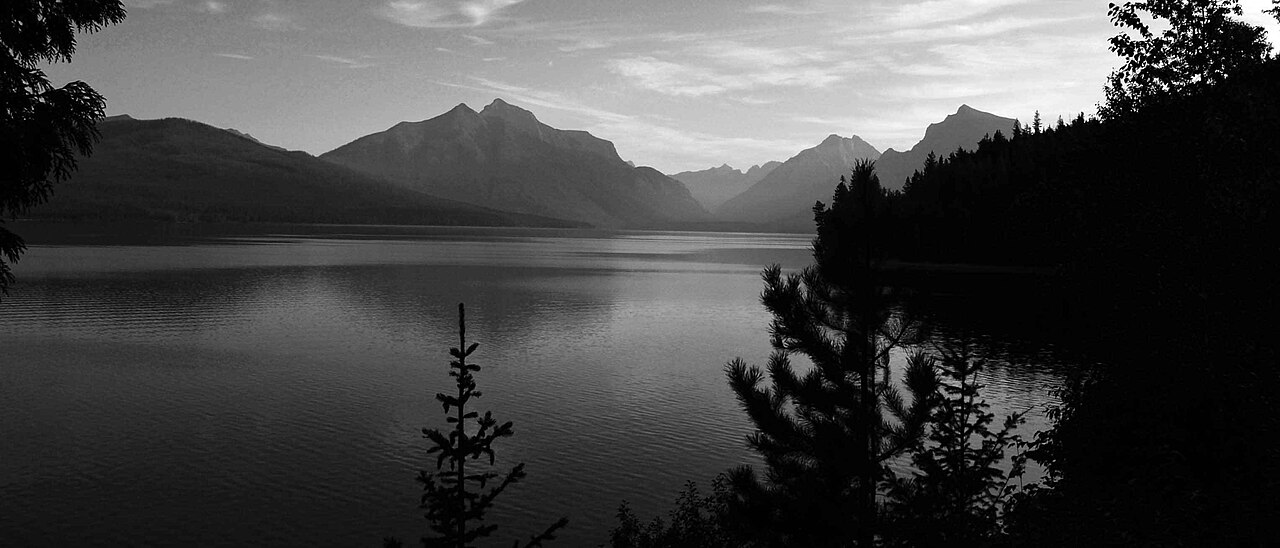
#> input picture tests/fixtures/color_correction/d60_03r/real_mountain_lake_landscape.jpg, 1280 x 548 px
$ python -i compression_repair.py   (imports and definitions only)   (older library calls are emulated)
#> lines starting #> are read from the running program, lines starting #| are printed output that depends on the picture; after the words box and inside, x2 and y2 are one past the last pixel; in counts of white or black regions, pixels touching at a corner belong together
#> further down, picture is the input picture: shape (548, 1280, 3); min 0, max 255, mean 69.2
### engine/analysis/edge_classifier.py
from __future__ import annotations

import cv2
import numpy as np


def _safe_uint8_mask(mask: np.ndarray) -> np.ndarray:
    return np.where(mask > 0, 255, 0).astype("uint8")


# [16 lines left out: function highlight_mask, not called in this run]


def compression_block_mask(image: np.ndarray) -> np.ndarray:
    """Estimate JPEG/block artifacts using grid discontinuity and flat areas."""
    gray = cv2.cvtColor(image, cv2.COLOR_BGR2GRAY)
    height, width = gray.shape[:2]
#> height = 548; width = 1280
    gx = cv2.absdiff(gray[:, 1:], gray[:, :-1])
    gy = cv2.absdiff(gray[1:, :], gray[:-1, :])
    grid = np.zeros_like(gray, dtype="uint8")
    if width > 16:
        vertical = np.zeros_like(gray, dtype="uint8")
        vertical[:, 8::8] = 255
        jumps = np.zeros_like(gray, dtype="uint8")
        jumps[:, 1:] = gx
        grid = cv2.max(grid, cv2.bitwise_and(vertical, _safe_uint8_mask(jumps > 8)))
#> in _safe_uint8_mask, `return np.where(mask > 0, 255, 0).astype("uint8")`: returned value: shape (548, 1280); 9.2% white in thin lines or dots
#> grid: shape (548, 1280); 1.5% white in thin lines or dots
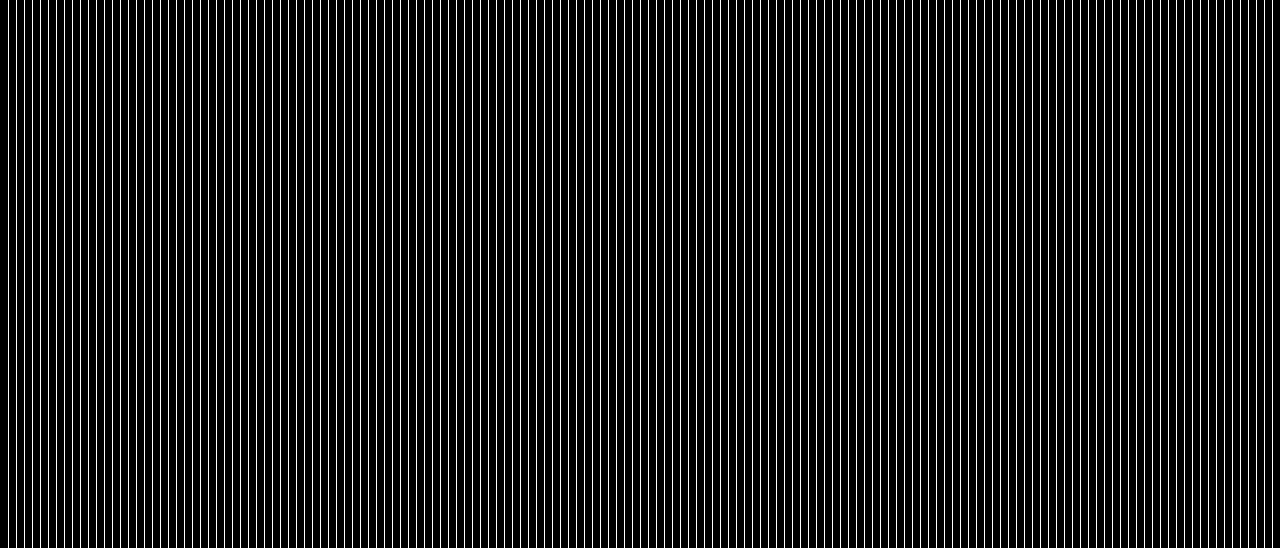
#> vertical: shape (548, 1280); 12.4% white in thin lines or dots
    if height > 16:
        horizontal = np.zeros_like(gray, dtype="uint8")
        horizontal[8::8, :] = 255
        jumps = np.zeros_like(gray, dtype="uint8")
        jumps[1:, :] = gy
        grid = cv2.max(grid, cv2.bitwise_and(horizontal, _safe_uint8_mask(jumps > 8)))
#> in _safe_uint8_mask (call 2), `return np.where(mask > 0, 255, 0).astype("uint8")`: returned value: shape (548, 1280); 15.5% white in thin lines or dots
#> grid: shape (548, 1280); 3.4% white in thin lines or dots
#> horizontal: shape (548, 1280); 12.4% white in thin lines or dots
    flat = cv2.Laplacian(gray, cv2.CV_32F)
    flat_mask = _safe_uint8_mask(np.abs(flat) < 4.5)
#> in _safe_uint8_mask (call 3), `return np.where(mask > 0, 255, 0).astype("uint8")`: returned value: shape (548, 1280); 53.4% white; 11576 black regions (11145 under 20 px), largest, box (x1, y1, x2, y2) and area: (0, 0, 1280, 548) 258131, (597, 2, 771, 109) 4208, (748, 36, 925, 97) 2715
    grid = cv2.dilate(grid, cv2.getStructuringElement(cv2.MORPH_RECT, (3, 3)), iterations=1)
#> grid: shape (548, 1280); 15.5% white; 2583 white regions (1824 under 20 px), largest, box (x1, y1, x2, y2) and area: (863, 305, 1076, 498) 12551, (1079, 0, 1252, 128) 7139, (0, 239, 326, 346) 6933
    return cv2.bitwise_and(grid, flat_mask)
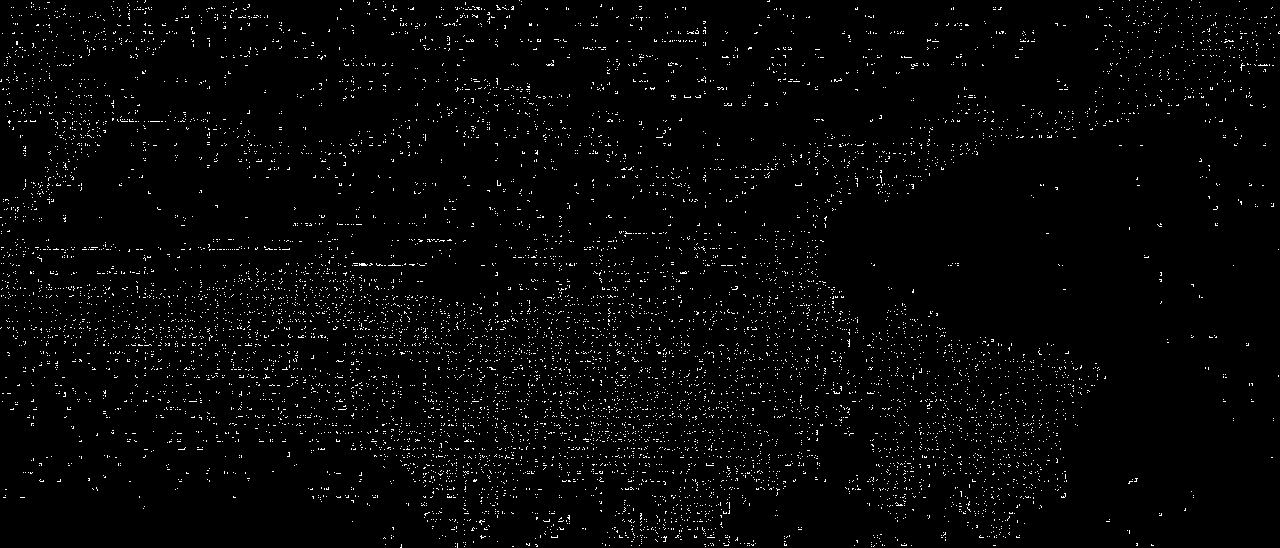
#> returned value: shape (548, 1280); 2.3% white in thin lines or dots
#> in normalized_mask, `return np.clip(mask.astype("float32") / 255.0, 0.0, 1.0)`: returned value: shape (548, 1280) float32; values 0 (black) and 1 (white), 2.3% white in thin lines or dots


def true_edge_mask(image: np.ndarray, exclude_highlights: bool = True) -> np.ndarray:
    """Classify stable structural edges and reject noise, blocks and highlights."""
#> called with exclude_highlights = False
    gray = cv2.cvtColor(image, cv2.COLOR_BGR2GRAY)
    gray = cv2.GaussianBlur(gray, (0, 0), 0.6)
    median = float(np.median(gray))
#> median = 47
    lower = int(max(18, 0.58 * median))
#> lower = 27
    upper = int(min(210, max(lower + 24, 1.28 * median)))
#> upper = 60
    edges = cv2.Canny(gray, lower, upper, L2gradient=True)
#> edges: shape (548, 1280); 7.7% white in thin lines or dots

    grad_x = cv2.Sobel(gray, cv2.CV_32F, 1, 0, ksize=3)
    grad_y = cv2.Sobel(gray, cv2.CV_32F, 0, 1, ksize=3)
    magnitude = cv2.magnitude(grad_x, grad_y)
    stable = _safe_uint8_mask(magnitude > max(10.0, float(np.percentile(magnitude, 72))))
#> in _safe_uint8_mask (call 4), `return np.where(mask > 0, 255, 0).astype("uint8")`:
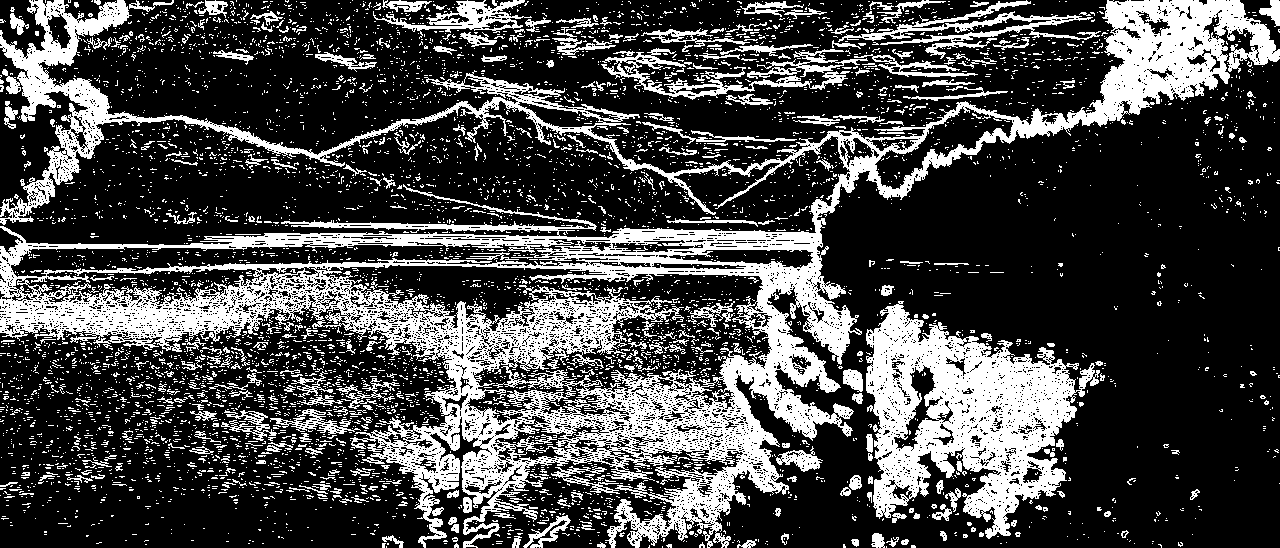
#> returned value: shape (548, 1280); 28% white; 6029 white regions (5666 under 20 px), largest, box (x1, y1, x2, y2) and area: (0, 0, 1280, 548) 115761, (866, 301, 1100, 539) 26158, (838, 0, 1101, 59) 2987
    mask = cv2.bitwise_and(edges, stable)
#> mask: shape (548, 1280); 7.7% white in thin lines or dots

    # Favor coherent lines and contours over isolated speckles.
    line_h = cv2.morphologyEx(mask, cv2.MORPH_CLOSE, cv2.getStructuringElement(cv2.MORPH_RECT, (5, 1)))
#> line_h: shape (548, 1280); 11.4% white; 489 white regions (256 under 20 px), largest, box (x1, y1, x2, y2) and area: (0, 0, 1280, 224) 14521, (844, 305, 1076, 519) 14091, (182, 271, 672, 548) 12860
    line_v = cv2.morphologyEx(mask, cv2.MORPH_CLOSE, cv2.getStructuringElement(cv2.MORPH_RECT, (1, 5)))
#> line_v: shape (548, 1280); 14.6% white; 242 white regions (110 under 20 px), largest, box (x1, y1, x2, y2) and area: (0, 200, 854, 437) 30148, (458, 296, 783, 548) 23594, (963, 337, 1079, 535) 9062
    mask = cv2.max(mask, cv2.max(line_h, line_v))
#> mask: shape (548, 1280); 16.5% white; 123 white regions (54 under 20 px), largest, box (x1, y1, x2, y2) and area: (0, 0, 1280, 548) 83812, (844, 305, 1079, 536) 20241, (861, 0, 1092, 58) 1194

    noise = _safe_uint8_mask(magnitude > np.percentile(magnitude, 98.8))
#> in _safe_uint8_mask (call 5), `return np.where(mask > 0, 255, 0).astype("uint8")`: returned value: shape (548, 1280); 1.2% white in thin lines or dots
    block = compression_block_mask(image)
    reject = cv2.dilate(cv2.max(noise, block), cv2.getStructuringElement(cv2.MORPH_RECT, (3, 3)), iterations=1)
#> reject: shape (548, 1280); 16.4% white; 3129 white regions (1485 under 20 px), largest, box (x1, y1, x2, y2) and area: (854, 0, 1280, 163) 13050, (932, 359, 1067, 461) 3932, (243, 94, 628, 163) 2632
    if exclude_highlights:
        reject = cv2.max(reject, highlight_mask(image))
    mask = cv2.bitwise_and(mask, cv2.bitwise_not(reject))
#> mask: shape (548, 1280); 10.1% white; 999 white regions (698 under 20 px), largest, box (x1, y1, x2, y2) and area: (844, 305, 1079, 506) 9114, (0, 272, 411, 355) 8807, (212, 222, 854, 356) 8210

    num_labels, labels, stats, _ = cv2.connectedComponentsWithStats(mask, 8)
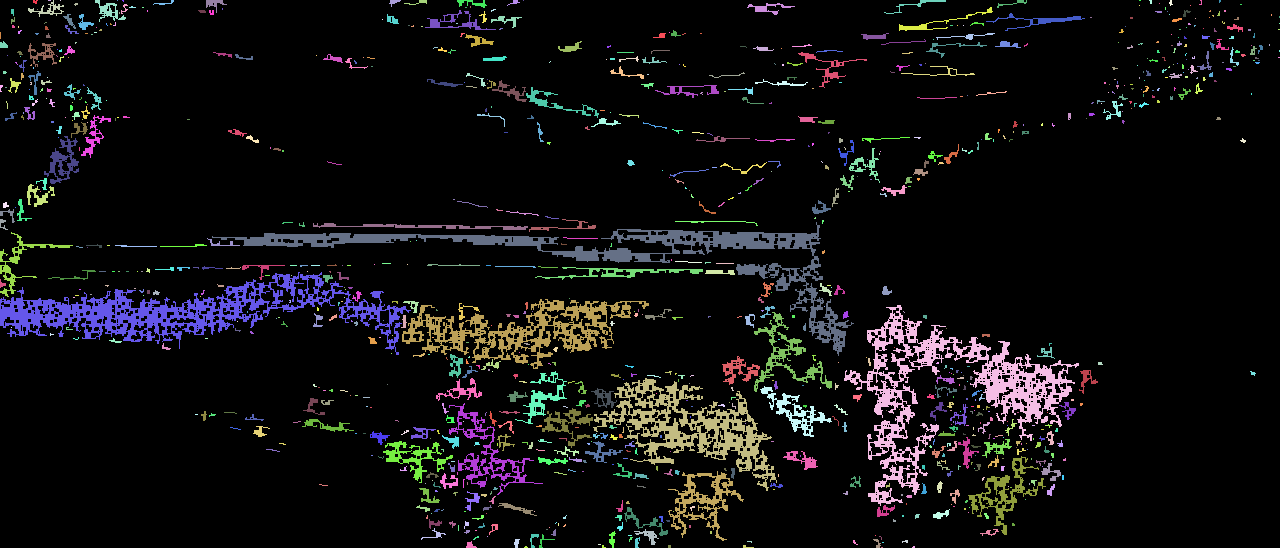
#> labels: shape (548, 1280) int32; 1000 distinct labels, from 0 to 999; one colour per label, 0 black
#> num_labels = 1000; stats = 1000 rows, first 6: [0, 0, 1280, 548, 630660], [33, 0, 5, 4, 14], [48, 0, 3, 1, 3], [28, 0, 36, 17, 165], [60, 0, 1, 1, 1], [95, 0, 31, 22, 228]
    filtered = np.zeros_like(mask)
    for label in range(1, num_labels):
        area = int(stats[label, cv2.CC_STAT_AREA])
        width = int(stats[label, cv2.CC_STAT_WIDTH])
        height = int(stats[label, cv2.CC_STAT_HEIGHT])
        if area >= 8 and max(width, height) >= 5:
            filtered[labels == label] = 255
#> this loop made 999 passes
#> (area, width, height) on passes 3, 5, 8: (165, 36, 17), (228, 31, 22), (33, 21, 5)
    return cv2.GaussianBlur(filtered, (0, 0), 0.55)


def normalized_mask(mask: np.ndarray) -> np.ndarray:
    if mask.ndim == 3:
        mask = mask[:, :, 0]
    return np.clip(mask.astype("float32") / 255.0, 0.0, 1.0)

### engine/algorithms/compression_repair.py
from __future__ import annotations

import cv2
import numpy as np

from engine.analysis.edge_classifier import compression_block_mask, normalized_mask, true_edge_mask


def repair_compression_artifacts(image, strength: float = 0.22):
    """Reduce block/compression damage before enlargement while keeping real texture."""
    strength = float(np.clip(strength, 0.0, 1.0))
    if strength <= 0:
        return image

    block_mask = normalized_mask(compression_block_mask(image))
    edge_keep = normalized_mask(true_edge_mask(image, exclude_highlights=False))
    gray = cv2.cvtColor(image, cv2.COLOR_BGR2GRAY)
    lap = np.abs(cv2.Laplacian(gray, cv2.CV_32F))
    flat_mask = np.clip(1.0 - lap / 18.0, 0.0, 1.0)
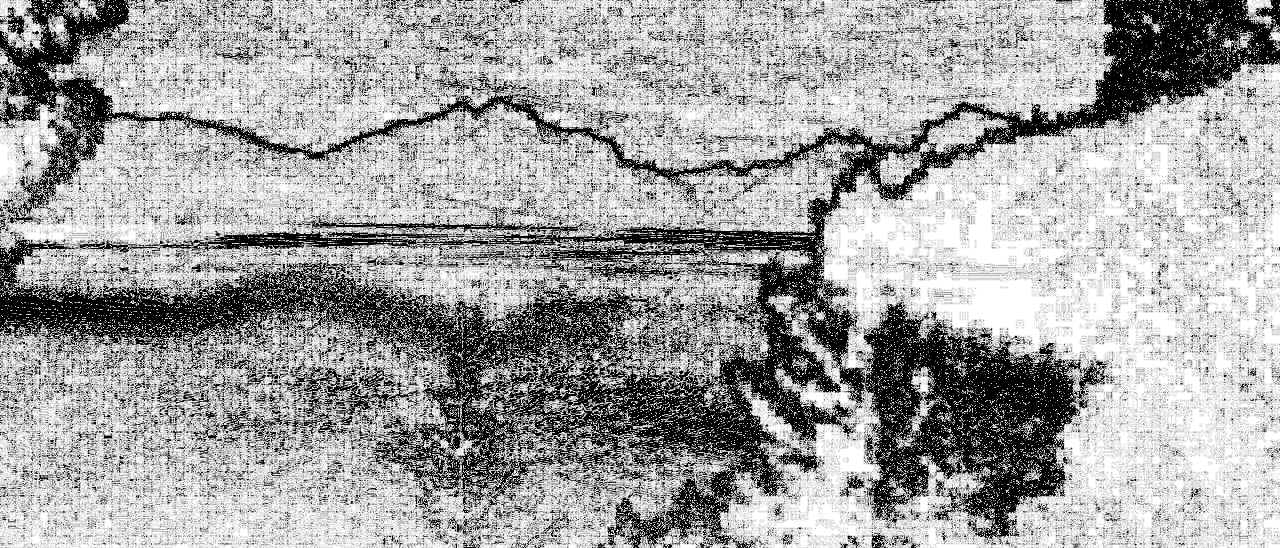
#> flat_mask: shape (548, 1280) float32; min 0, max 1, mean 0.636
    repair_mask = np.clip(block_mask * 0.8 + flat_mask * 0.42, 0.0, 1.0)
    repair_mask *= 1.0 - edge_keep * 0.72
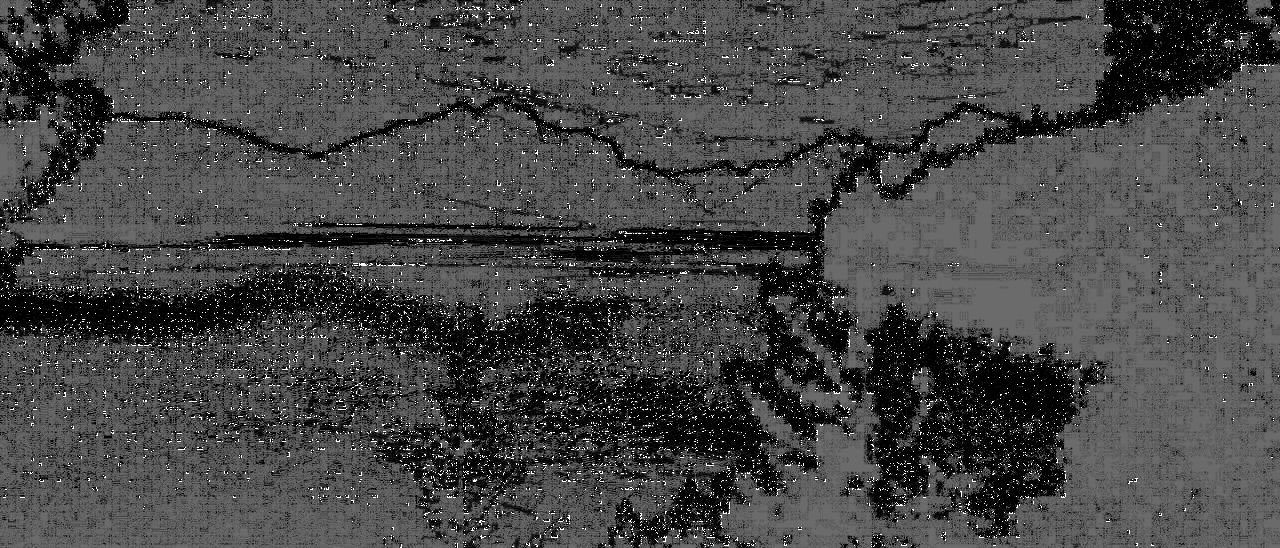
#> repair_mask: shape (548, 1280) float32; min 0, max 1, mean 0.275
    repair_mask = cv2.GaussianBlur(repair_mask.astype("float32"), (0, 0), 0.7)[:, :, None]
#> repair_mask: shape (548, 1280, 1) float32

    bilateral = cv2.bilateralFilter(image, 5, 12 + strength * 20, 9 + strength * 18)
    denoised = cv2.fastNlMeansDenoisingColored(
        image,
        None,
        h=2.0 + strength * 3.5,
        hColor=2.0 + strength * 3.0,
        templateWindowSize=7,
        searchWindowSize=15,
    )
    repaired = cv2.addWeighted(bilateral, 0.72, denoised, 0.28, 0)
    blend = np.clip(repair_mask * strength * 0.72, 0.0, 0.72)
    result = image.astype("float32") * (1.0 - blend) + repaired.astype("float32") * blend
    return np.clip(result, 0, 255).astype("uint8")
#> returned value: shape (548, 1280, 3)

>>> import cv2
>>> picture = cv2.imread('../../tests/fixtures/color_correction/d60_03r/real_mountain_lake_landscape.jpg')
>>> result = repair_compression_artifacts(picture)

$ run again, on tests/fixtures/color_correction/d60_03r/real_sunset_landscape.jpg
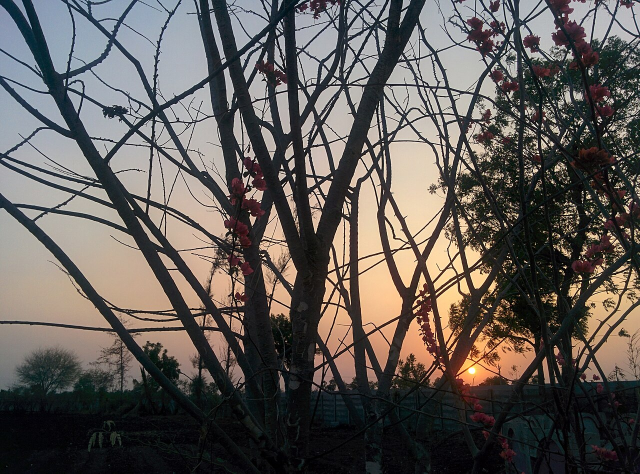
#> input picture tests/fixtures/color_correction/d60_03r/real_sunset_landscape.jpg, 1280 x 947 px (shown at 1/2 size)
#> picture is the input picture: shape (947, 1280, 3); mean B, G, R 86.1, 90.1, 95.6
#> vertical: shape (947, 1280); 12.4% white in thin lines or dots
#> horizontal: shape (947, 1280); 12.5% white in thin lines or dots
#> in compression_block_mask, `return cv2.bitwise_and(grid, flat_mask)`:
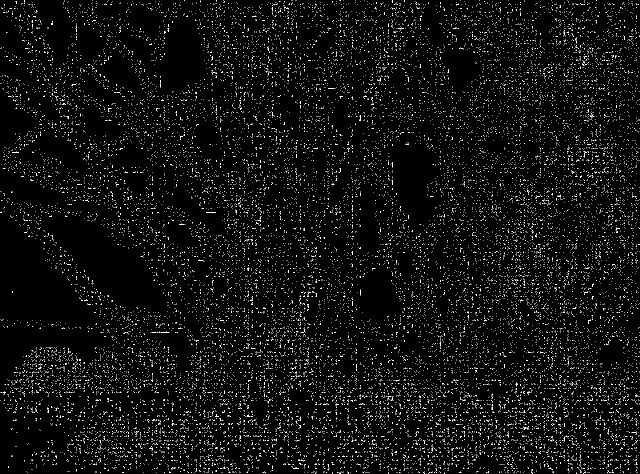
#> returned value: shape (947, 1280) (shown at 1/2 size); 3.2% white in thin lines or dots
#> median = 50
#> lower = 28
#> upper = 64
#> edges: shape (947, 1280); 13.2% white in thin lines or dots
#> line_h: shape (947, 1280); 19% white; 1695 white regions (1257 under 20 px), largest, box (x1, y1, x2, y2) and area: (795, 0, 1172, 377) 28712, (0, 647, 306, 790) 9608, (908, 319, 1052, 578) 9593
#> line_v: shape (947, 1280); 18.5% white; 1783 white regions (1380 under 20 px), largest, box (x1, y1, x2, y2) and area: (931, 61, 1061, 540) 14832, (1162, 0, 1280, 372) 11765, (0, 415, 288, 790) 9889
#> reject: shape (947, 1280); 25% white; 8697 white regions (4956 under 20 px), largest, box (x1, y1, x2, y2) and area: (694, 174, 891, 610) 12573, (773, 99, 956, 347) 8171, (636, 430, 709, 665) 5328
#> labels: shape (947, 1280) int32; 3423 distinct labels, from 0 to 3422
#> num_labels = 3423
#> the loop in true_edge_mask, `for label in range(1, num_labels):` made 3422 passes
#> (area, width, height) on passes 1, 6, 8: (136, 39, 57), (379, 48, 41), (420, 59, 34)
#> in repair_compression_artifacts, `repair_mask *= 1.0 - edge_keep * 0.72`:
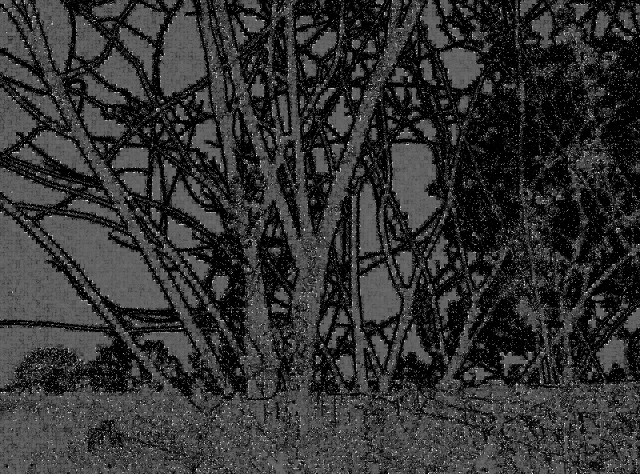
#> repair_mask: shape (947, 1280) float32 (shown at 1/2 size); min 0, max 1, mean 0.199
